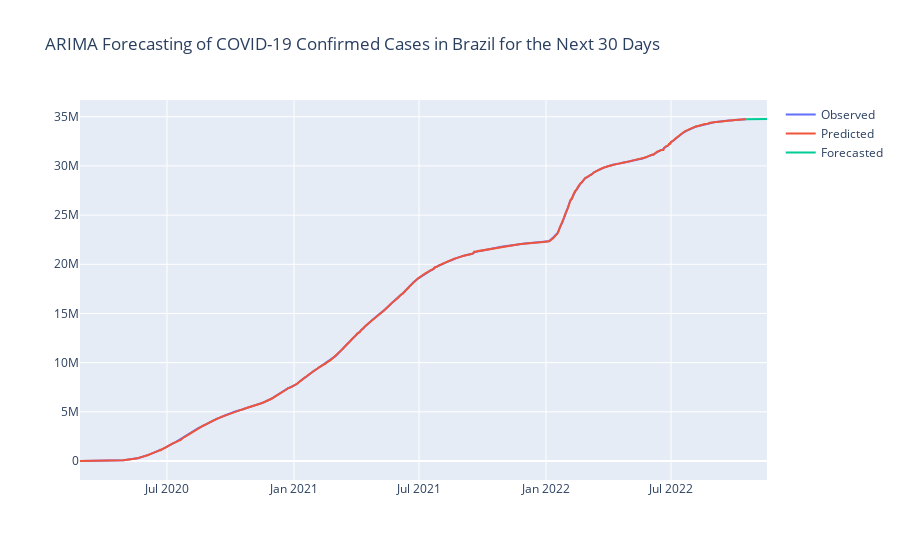

The code cell stored with this chart in its notebook:
### Code cell
fig = go.Figure(go.Scatter(
    x=confirmed_cases.index, y=confirmed_cases, name='Observed'
))

fig.add_trace(go.Scatter(
    x=confirmed_cases.index, y=forecasting_model.predict_in_sample(), name='Predicted'
))

fig.add_trace(go.Scatter(
    x=pd.date_range('2022-10-18', '2022-11-18'), y=forecasting_model.predict(31), name='Forecasted'
))

fig.update_layout(title='ARIMA Forecasting of COVID-19 Confirmed Cases in Brazil for the Next 30 Days')
fig.show()

### Figure 1 — Plotly figure (JSON) as saved in the notebook; plotly's stock layout.template omitted (floating-point values rounded to 4 significant figures; data arrays with more than 128 entries replaced by an {"elided": "..."} marker saying what was removed)
{"data": [{"name": "Observed", "type": "scatter", "x": {"elided": "966 str values"}, "y": {"elided": "966 int values"}}, {"name": "Predicted", "type": "scatter", "x": {"elided": "966 str values"}, "y": {"elided": "966 float values"}}, {"name": "Forecasted", "type": "scatter", "x": ["2022-10-18T00:00:00", "2022-10-19T00:00:00", "2022-10-20T00:00:00", "2022-10-21T00:00:00", "2022-10-22T00:00:00", "2022-10-23T00:00:00", "2022-10-24T00:00:00", "2022-10-25T00:00:00", "2022-10-26T00:00:00", "2022-10-27T00:00:00", "2022-10-28T00:00:00", "2022-10-29T00:00:00", "2022-10-30T00:00:00", "2022-10-31T00:00:00", "2022-11-01T00:00:00", "2022-11-02T00:00:00", "2022-11-03T00:00:00", "2022-11-04T00:00:00", "2022-11-05T00:00:00", "2022-11-06T00:00:00", "2022-11-07T00:00:00", "2022-11-08T00:00:00", "2022-11-09T00:00:00", "2022-11-10T00:00:00", "2022-11-11T00:00:00", "2022-11-12T00:00:00", "2022-11-13T00:00:00", "2022-11-14T00:00:00", "2022-11-15T00:00:00", "2022-11-16T00:00:00", "2022-11-17T00:00:00", "2022-11-18T00:00:00"], "y": [34750000.0, 34750000.0, 34750000.0, 34750000.0, 34750000.0, 34750000.0, 34750000.0, 34750000.0, 34760000.0, 34760000.0, 34760000.0, 34760000.0, 34760000.0, 34760000.0, 34760000.0, 34760000.0, 34760000.0, 34760000.0, 34760000.0, 34760000.0, 34760000.0, 34760000.0, 34770000.0, 34770000.0, 34770000.0, 34770000.0, 34770000.0, 34770000.0, 34770000.0, 34770000.0, 34770000.0]}], "layout": {"title": {"text": "ARIMA Forecasting of COVID-19 Confirmed Cases in Brazil for the Next 30 Days"}}}
